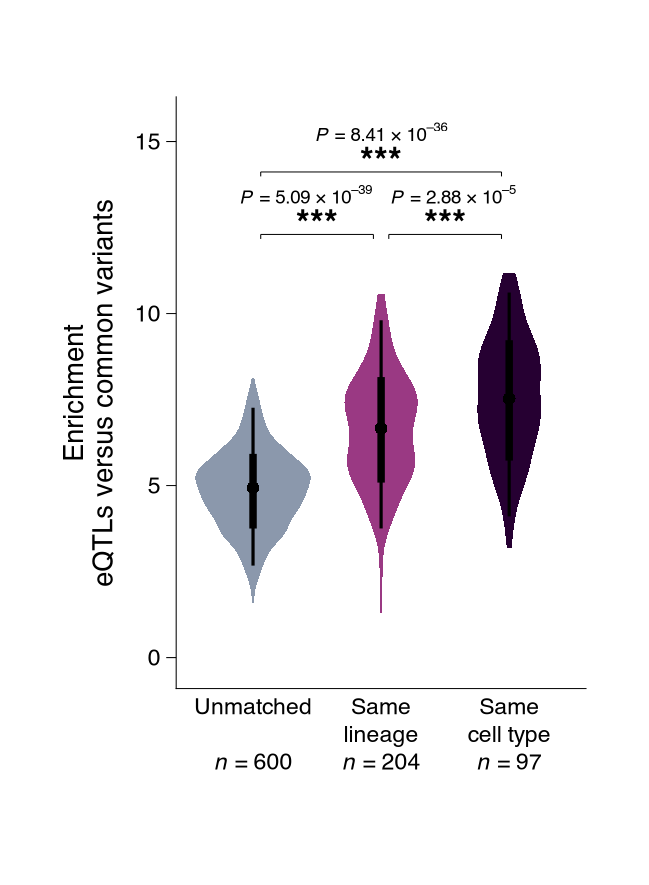

The R source for this figure:
# Fig. 5b-style violin: eQTL enrichment by biosample match, point-interval, Wilcoxon brackets.
setwd(dirname(normalizePath(sys.frames()[[1]]$ofile %||% "eqtl_violin.R", mustWork = FALSE)))
suppressPackageStartupMessages({ library(ggplot2); library(patchwork) })
source("R/theme_sce2g.R")
txt <- function(pt = sce2g$type$size_pt$tick_label) pt / .pt

lv   <- c("unmatched", "same_lineage", "same_cell_type")
cols <- setNames(c("#8B98AC", "#9A3983", "#260032"), lv)
d <- read.csv("eqtl_enrichment.csv"); d$category <- factor(d$category, lv)
n  <- table(d$category)

# two-sided Mann-Whitney (Wilcoxon rank-sum) per pair
pw <- function(a, b) wilcox.test(d$enrichment[d$category == a], d$enrichment[d$category == b])$p.value
plab <- function(p) { e <- floor(log10(p)); sprintf("italic(P)*' = %.2f × '*10^'–%d'", p / 10^e, -e) }
stars <- function(p) if (p < 1e-3) "***" else if (p < 1e-2) "**" else if (p < .05) "*" else "NS"
p12 <- pw(lv[1], lv[2]); p23 <- pw(lv[2], lv[3]); p13 <- pw(lv[1], lv[3])

# y in data units: panel 50.1 mm = 142 pt over 17.2 units -> 8.26 pt/unit; text line ~0.6 units, tick 1.1 pt ~0.13
ln <- 0.6; tp <- 0.13; y1 <- 12.3; y2 <- y1 + 15 / 8.26   # stacked brackets 15 pt apart (lower P exponent clears the upper bar)
lab_rows <- -0.9 - c(0.75, 1.55, 2.35)                       # three text rows under the axis, 6.6 pt pitch
cat_lab <- list(c("Unmatched", ""), c("Same", "lineage"), c("Same", "cell type"))

p <- ggplot(d, aes(category, enrichment)) +
  geom_violin(aes(fill = category), colour = NA, width = 0.9) +
  scale_fill_manual(values = cols, guide = "none") +
  stat_pointinterval_sce2g() +
  # shared-row brackets: each P set outward from the shared middle category so they do not collide
  sig_bracket(1, 2, y1, stars(p12), tip = tp, line = ln) +
  sig_bracket(2, 3, y1, stars(p23), tip = tp, line = ln) +
  annotate("text", x = c(1.93, 2.07), y = y1 + 1.5 * ln, label = c(plab(p12), plab(p23)), hjust = c(1, 0), vjust = 0,
           parse = TRUE, size = txt(sce2g$type$size_pt$annotation), family = sce2g_font) +
  sig_bracket(1, 3, y2, stars(p13), p = plab(p13), tip = tp, line = ln) +
  annotate("text", x = 1:3, y = lab_rows[1], label = sapply(cat_lab, `[`, 1), size = txt(), family = sce2g_font, vjust = 0) +
  annotate("text", x = 1:3, y = lab_rows[2], label = sapply(cat_lab, `[`, 2), size = txt(), family = sce2g_font, vjust = 0) +
  annotate("text", x = 1:3, y = lab_rows[3], label = sprintf("italic(n)*' = %s'", prettyNum(as.integer(n), big.mark = ",")),
           parse = TRUE, size = txt(), family = sce2g_font, vjust = 0) +
  scale_y_continuous(breaks = seq(0, 15, 5)) +
  coord_cartesian(xlim = c(0.4, 3.6), ylim = c(-0.9, 16.3), expand = FALSE, clip = "off") +
  labs(x = NULL, y = "Enrichment\neQTLs versus common variants") +
  theme_sce2g() + theme(axis.text.x = element_blank(), axis.ticks.x = element_blank(), plot.margin = margin(6, 4, 30, 4))

fig <- p + plot_layout(widths = unit(34.7, "mm"), heights = unit(50.1, "mm"))
save_panel(fig, "eqtl_violin.pdf", width_mm = 55, height_mm = 75)
save_panel(fig, "eqtl_violin.png", width_mm = 55, height_mm = 75)
cat(sprintf("n: %s\nP unmatched-lineage %.3g, lineage-cell type %.3g, unmatched-cell type %.3g\n",
            paste(names(n), n, collapse = ", "), p12, p23, p13))
